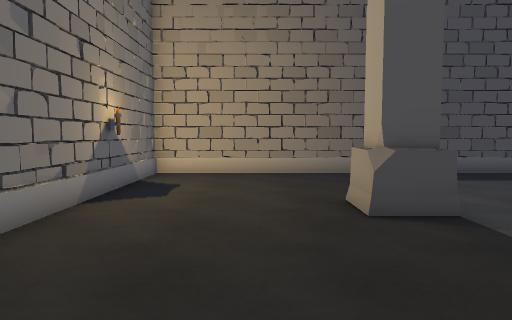
[1] (above)

22 first-person views from a walk through a Unity game level. The camera is 1.3 m above the floor, tilts 4° down and sees 70° across. The floor is counted in squares, 1 m on a side. Each view is taken from the middle of a square. On the plan, view 1 faces up. The plan holds only what a view shows up to about 15 squares ahead; the rest is blank.

[2]
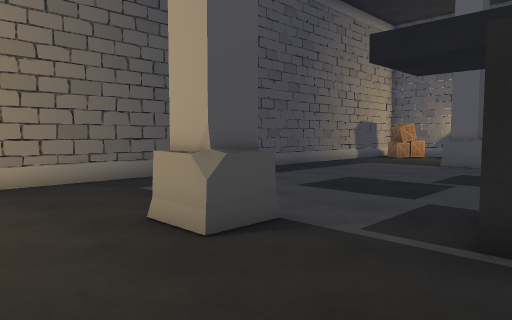

[3]
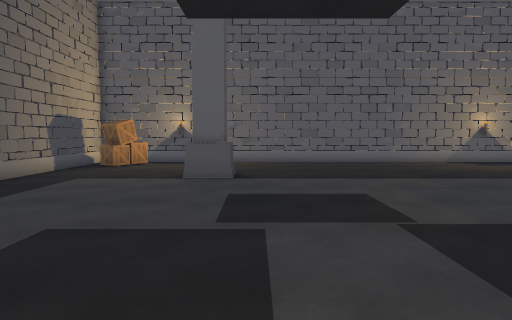

[4]
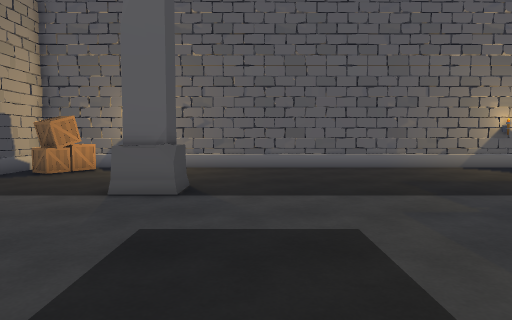

[5]
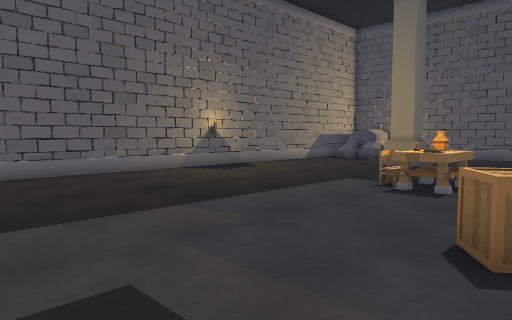

[6]
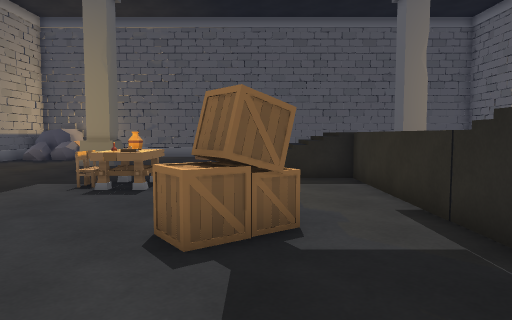

[7]
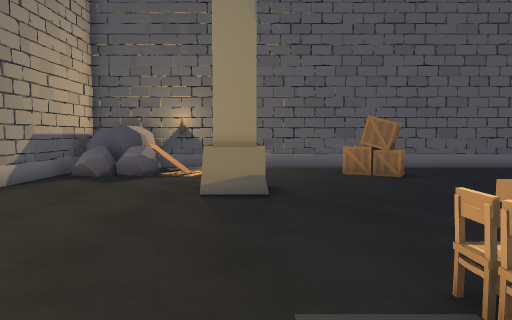

[8]
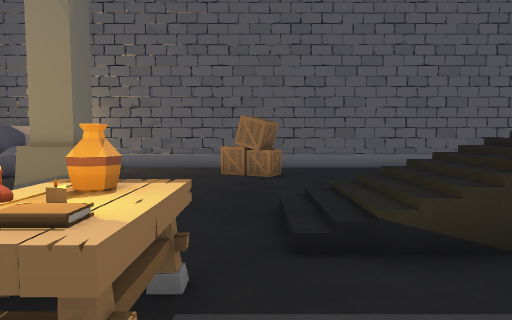

[9]
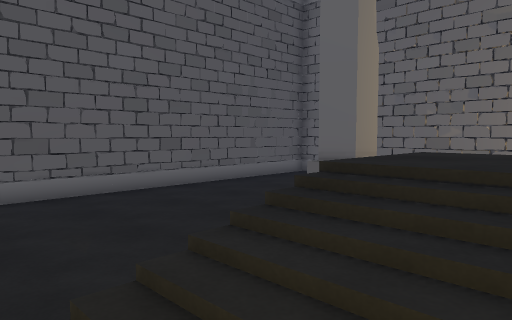

[10]
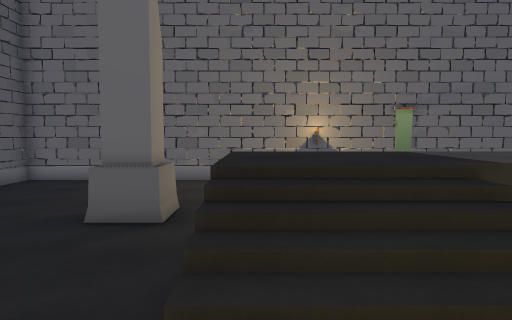

[11]
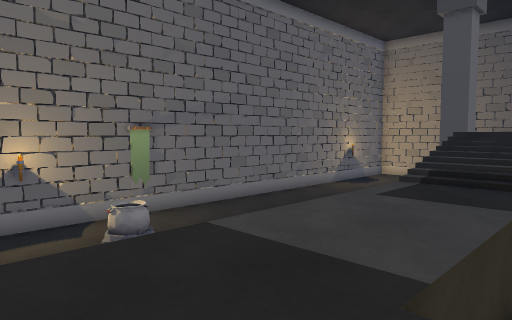

[12]
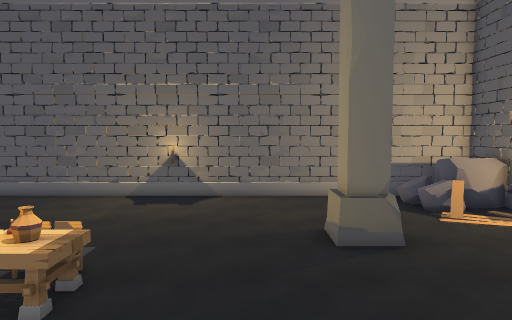

[13]
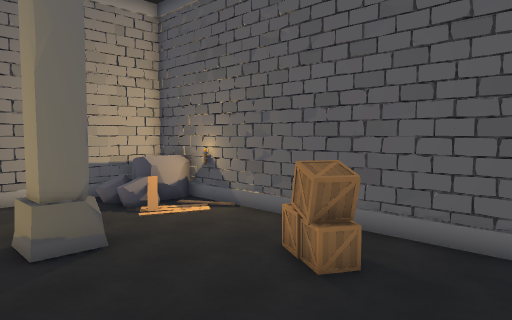

[14]
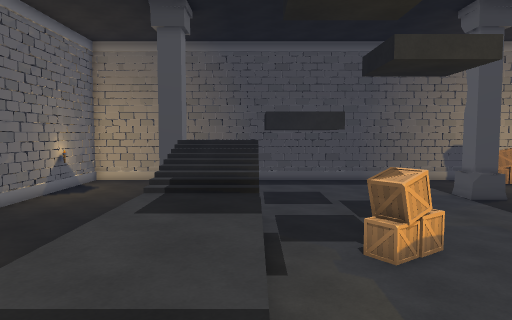

[15]
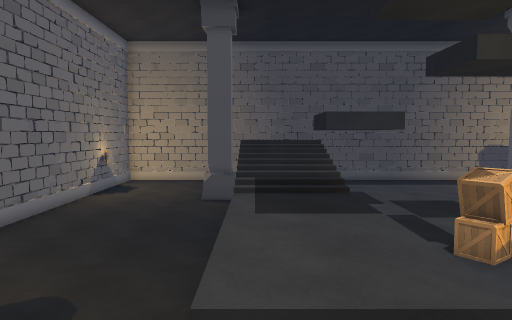

[16]
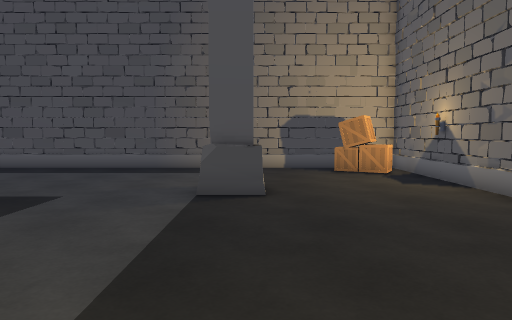

[17]
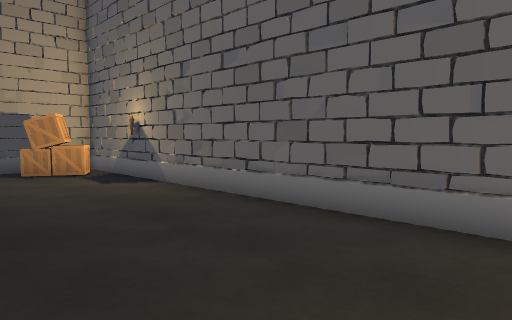

[18]
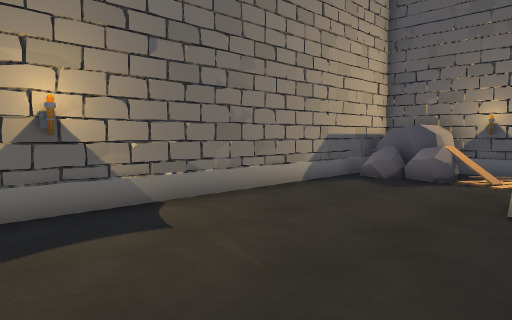

[19]
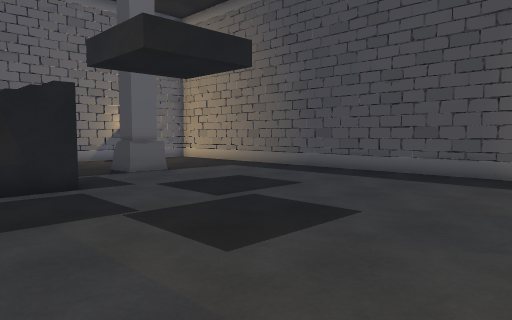

[20]
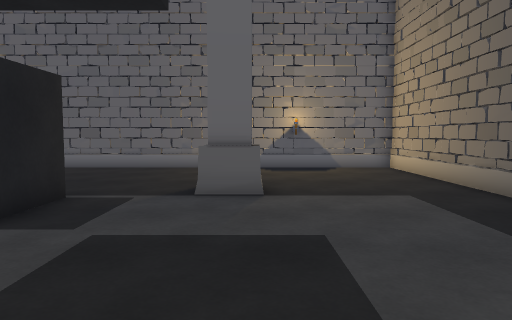

[21]
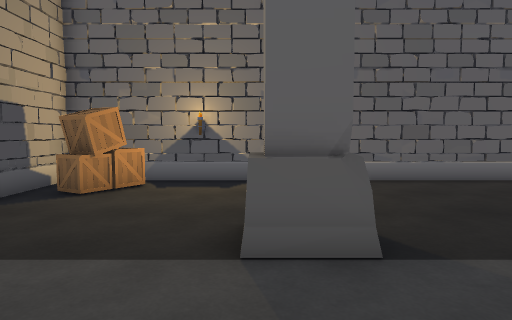

[22]
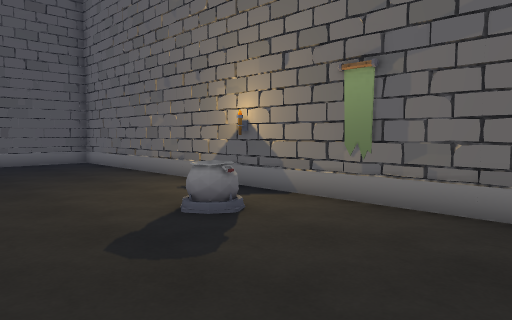

### Floor plan
Key: @ floor where view 1 was taken; # wall or solid block; . main floor; : floor 1.25 m higher than the main floor; + floor 2.5 m higher than the main floor; / step, stairs or slope; = window, fence, low wall or low ledge; v drop or lower ground; C column; B box; T table; L bottle; K books; H chair; R rock; P pot; O other object.
Columns run from 4 left of view 1 to 22 right of it. Each row starts with its distance up from view 1.
 12 ##########################
 11 #......................BB##
 10 #.......................B.#
  9 #.........................#
  8 #........................##
  7 #.....CC...........CC....##
  6 #.....CC...........CC.....#
  5 #.........................#
  4 #........................##
  3 #.......//+..............##
  2 #.......///...............#
  1 #.......///...............#
  0 #...@...///...B..........##
 -1 #.......///..BB..........##
 -2 #.......:::..B............#
 -3 #.......:::...............#
 -4 #.......:::.....TL.......##
 -5 #..P... :::....KOH.......##
 -6 #..P... :::.....TH........#
 -7 #O..... :::vv=/...........#
 -8 #...... :::////..........##
 -9 #.....  :::////..........##
-10 #.........................#
-11 #.....CC...........CC.....#
-12 #.....CC...........CC....##
-13 #........................##
-14 #..............B.......R.##
-15 #.............BBB.....RRRR#
-16 #......................RRR#
-17 #...##...............#ORRR#
-18 ###########################

Positions as (right, up) in squares from view 1, and headings:
1: (0, 0), facing up
2: (-1, 2), facing up-right
3: (4, 5), facing right
4: (7, 4), facing right
5: (9, 4), facing down-right
6: (9, 4), facing down
7: (15, -3), facing down
8: (11, -3), facing down
9: (10, -7), facing down-left
10: (10, -9), facing left
11: (7, -9), facing up-left
12: (7, -9), facing right
13: (7, -9), facing down-right
14: (6, -9), facing up
15: (4, -9), facing up
16: (16, -2), facing up
17: (16, -2), facing up-right
18: (15, -4), facing down-right
19: (15, 0), facing up-left
20: (11, 7), facing left
21: (11, 7), facing right
22: (3, 0), facing down-left
